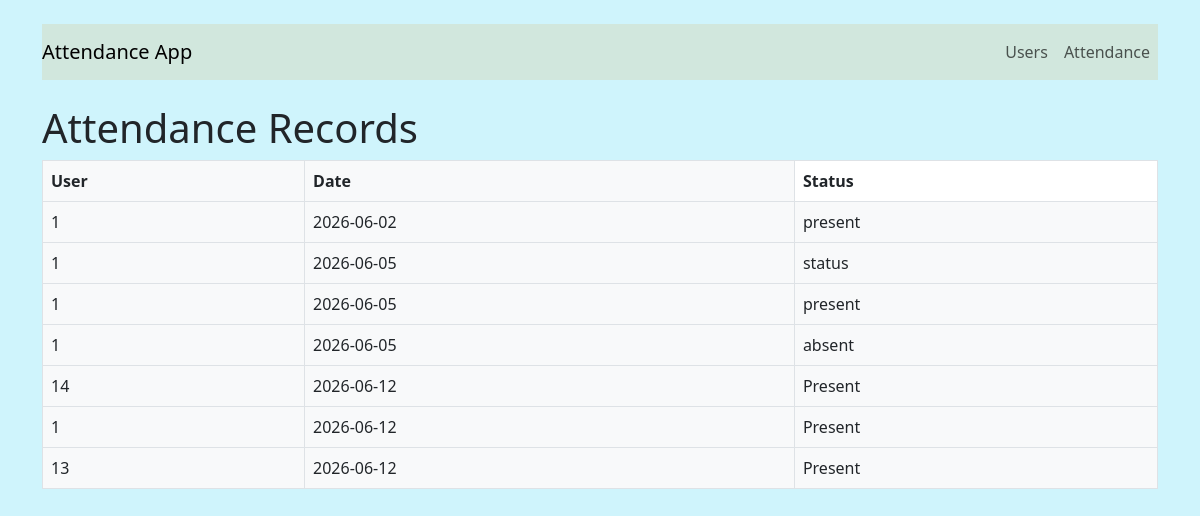
The app's page /attendance with its own data.
### models.py (models this page shows)
class AttendanceRecord(db.Model):
    id = db.Column(db.Integer, primary_key=True)
    user_id = db.Column(db.Integer, db.ForeignKey('user.id'))
    date = db.Column(db.Date, nullable=False)
    status = db.Column(db.String(10), nullable=False)

### app.py (the view)
@app.route('/attendance')
def attendance():
    records = AttendanceRecord.query.all()
    return render_template('attendance.html', records=records)

### templates/attendance.html (shortened to what this page needs)
{% extends "base.html" %}
{% block content %}
<h1>Attendance Records</h1>
<table class="table table-bordered">
    <thead>
        <tr>
            <th class="bg-light">User</th>
            <th class="bg-light">Date</th>
            <th class="bg-ligth">Status</th>
        </tr>
    </thead>
    <tbody>
        {% for record in records %}
        <tr>
            <td class="bg-light">{{ record.user_id }}</td>
            <td class="bg-light">{{ record.date }}</td>
            <td class="bg-light">{{ record.status }}</td>
        </tr>
        {% endfor %}
    </tbody>
</table>
{% endblock %}

### records on screen
AttendanceRecord: user_id "1", date "2026-06-02", status "present"
AttendanceRecord: user_id "1", date "2026-06-05", status "status"
AttendanceRecord: user_id "1", date "2026-06-05", status "present"
AttendanceRecord: user_id "1", date "2026-06-05", status "absent"
AttendanceRecord: user_id "14", date "2026-06-12", status "Present"
AttendanceRecord: user_id "1", date "2026-06-12", status "Present"
AttendanceRecord: user_id "13", date "2026-06-12", status "Present"
